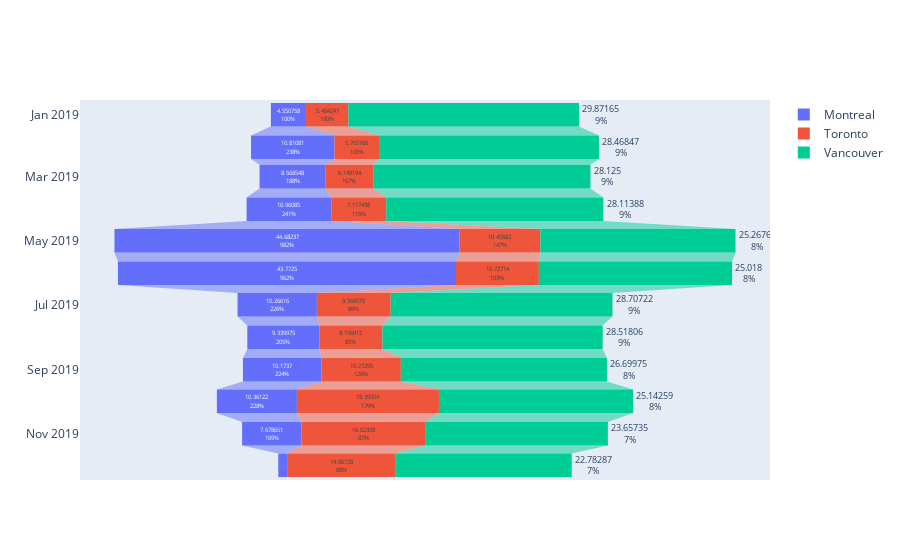

The notebook cell this image was saved under:
### Code cell
# Exemplo 1 - FUNIL

fig = go.Figure()

fig.add_trace(go.Funnel(
    name = 'Montreal',
    y = list(temp_novo_2['Safra']),
    x = list(temp_novo_2['Over30mob3'])
    ,textinfo = "value+percent initial")
             )

fig.add_trace(go.Funnel(
    name = 'Toronto',
    orientation = "h",
    y = list(temp_novo_2['Safra']),
    x = list(temp_novo_2['pctg_age_18_25']),
    textposition = "inside"
    ,textinfo = "value+percent previous")
             )

fig.add_trace(go.Funnel(
    name = 'Vancouver',
    orientation = "h",
    y = list(temp_novo_2['Safra']),
    x = list(temp_novo_2['pctg_age_35_45']),
    textposition = "outside"
    ,textinfo = "value+percent total")
             )

fig.show()

### Figure 1 — Plotly figure (JSON) as saved in the notebook; plotly's stock layout.template omitted (floating-point values rounded to 4 significant figures)
{"data": [{"name": "Montreal", "textinfo": "value+percent initial", "type": "funnel", "x": [4.551, 10.81, 8.569, 10.96, 44.68, 43.77, 10.27, 9.34, 10.17, 10.36, 7.679, 1.147], "y": ["2019-01", "2019-02", "2019-03", "2019-04", "2019-05", "2019-06", "2019-07", "2019-08", "2019-09", "2019-10", "2019-11", "2019-12"]}, {"name": "Toronto", "orientation": "h", "textinfo": "value+percent previous", "textposition": "inside", "type": "funnel", "x": [5.484, 5.766, 6.149, 7.117, 10.46, 10.73, 9.569, 8.157, 10.27, 18.39, 16.02, 14.07], "y": ["2019-01", "2019-02", "2019-03", "2019-04", "2019-05", "2019-06", "2019-07", "2019-08", "2019-09", "2019-10", "2019-11", "2019-12"]}, {"name": "Vancouver", "orientation": "h", "textinfo": "value+percent total", "textposition": "outside", "type": "funnel", "x": [29.87, 28.47, 28.12, 28.11, 25.27, 25.02, 28.71, 28.52, 26.7, 25.14, 23.66, 22.78], "y": ["2019-01", "2019-02", "2019-03", "2019-04", "2019-05", "2019-06", "2019-07", "2019-08", "2019-09", "2019-10", "2019-11", "2019-12"]}], "layout": {}}
